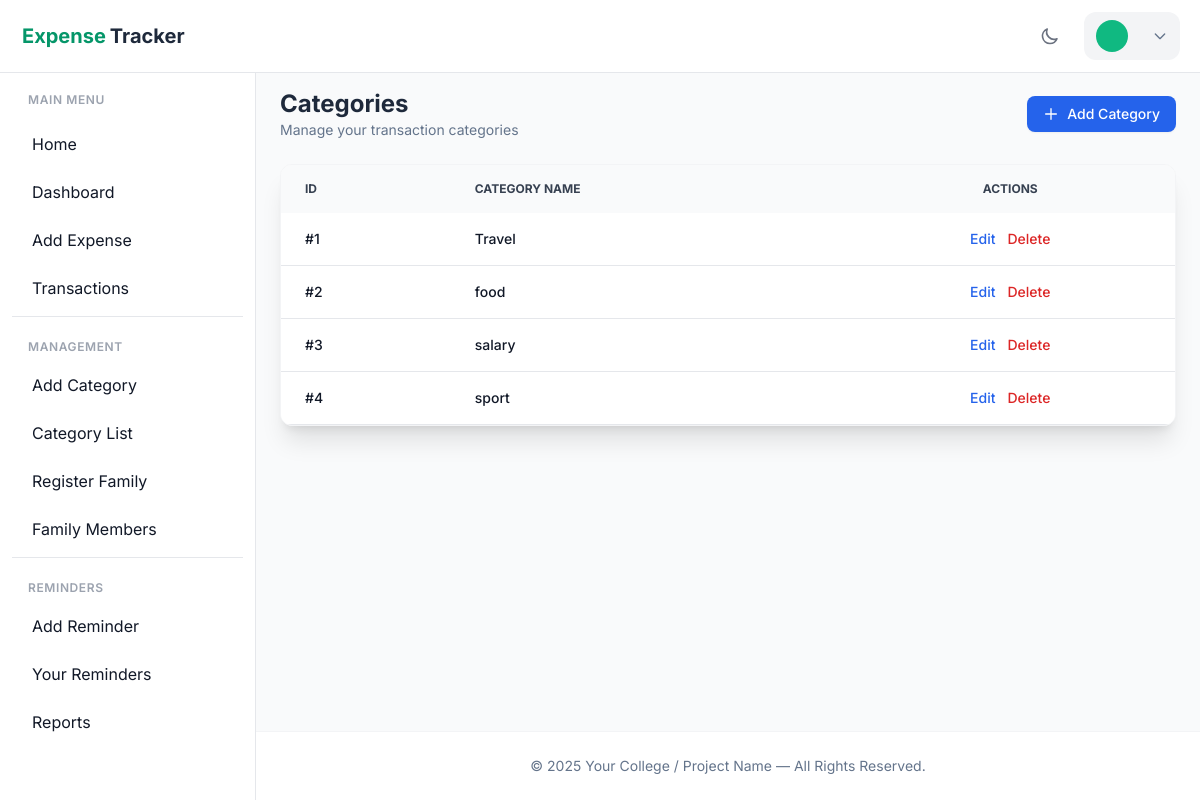
Page /user/categorylist on the committed database.
### user/models.py (models this page shows, shortened)
class Category(models.Model):
    category_type = models.CharField(max_length=100)

### user/views.py (the view)
# urls.py: path('user/categorylist',views.Categorylist_page, name='Categorylist_page'),
def Categorylist_page(request):
    categories = Category.objects.all()
    role =  request.session.get("role")
    return render(request, 'category_list.html', {
        'categories': categories,
       'role':role})

### user/templates/category_list.html (shortened to what this page needs)
{% extends 'base_dashboard.html' %}
{% load static %}
{% block content %}
<div class="animate-fade-in-up">
  <div class="flex flex-col md:flex-row justify-between items-start md:items-center mb-6">
    <div>
      <h1 class="text-2xl font-bold text-slate-800 dark:text-white">Categories</h1>
      <p class="text-slate-500 dark:text-slate-400 text-sm">Manage your transaction categories</p>
    </div>
    <a href="{% url 'Category_page' %}"
      class="mt-4 md:mt-0 inline-flex items-center px-4 py-2 bg-blue-600 hover:bg-blue-700 text-white text-sm font-medium rounded-lg transition-colors shadow-sm">
      <svg class="w-4 h-4 mr-2" fill="none" stroke="currentColor" viewBox="0 0 24 24">
        <path stroke-linecap="round" stroke-linejoin="round" stroke-width="2" d="M12 4v16m8-8H4"></path>
      </svg>
      Add Category
    </a>
  </div>
  <div
    class="bg-white dark:bg-slate-800 rounded-xl shadow-xl border border-gray-100 dark:border-slate-700 overflow-hidden">
    <div class="overflow-x-auto">
      <table class="w-full text-sm text-left text-gray-500 dark:text-gray-400">
        <thead class="text-xs text-gray-700 uppercase bg-gray-50 dark:bg-slate-700 dark:text-gray-400">
          <tr>
            <th scope="col" class="px-6 py-4">ID</th>
            <th scope="col" class="px-6 py-4">Category Name</th>
            <th scope="col" class="px-6 py-4 text-center">Actions</th>
          </tr>
        </thead>
        <tbody>
          {% for c in categories %}
          <tr
            class="bg-white border-b dark:bg-slate-800 dark:border-slate-700 hover:bg-gray-50 dark:hover:bg-slate-700/50 transition-colors">
            <td class="px-6 py-4 font-medium text-gray-900 dark:text-white">
              #{{ c.id }}
            </td>
            <td class="px-6 py-4 font-medium text-gray-900 dark:text-white">
              {{ c.category_type }}
            </td>
            <td class="px-6 py-4 text-center">
              <div class="flex items-center justify-center space-x-3">
                <a href="{% url 'category_edit_page' c.id %}"
                  class="font-medium text-blue-600 dark:text-blue-500 hover:underline">Edit</a>
                <a href="{% url 'category_delete' c.id %}"
                  onclick="return confirm('Are you sure you want to delete this category?')"
                  class="font-medium text-red-600 dark:text-red-500 hover:underline">Delete</a>
              </div>
            </td>
          </tr>
          {% endfor %}
        </tbody>
      </table>
    </div>
  </div>
</div>
{% endblock %}

### user/templates/base_dashboard.html (style rules this page uses)
body { font-family: 'Inter', sans-serif; }

### rows in the picture
Category: id "1", category_type "Travel"
Category: id "2", category_type "food"
Category: id "3", category_type "salary"
Category: id "4", category_type "sport"
